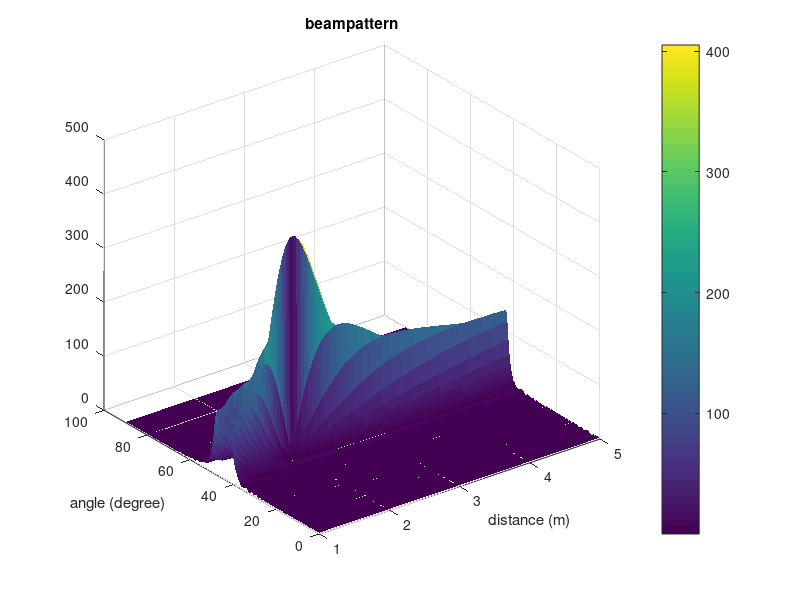
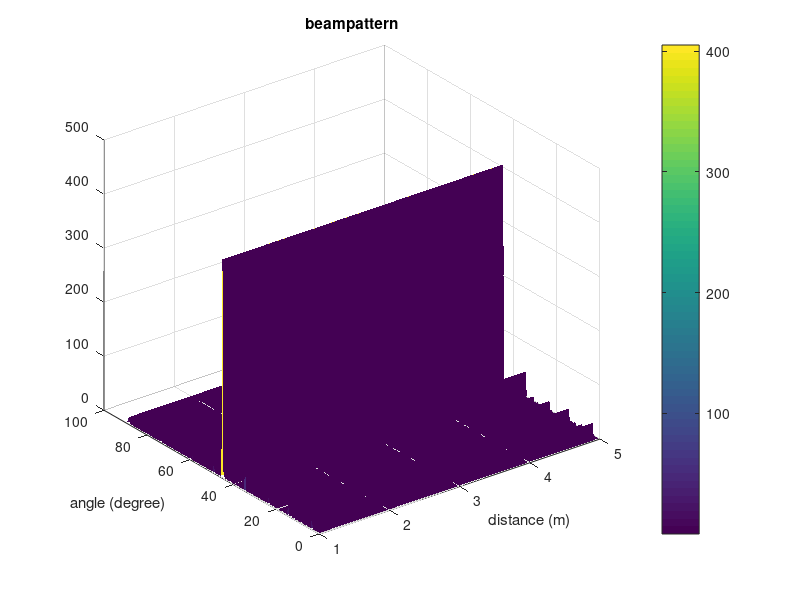
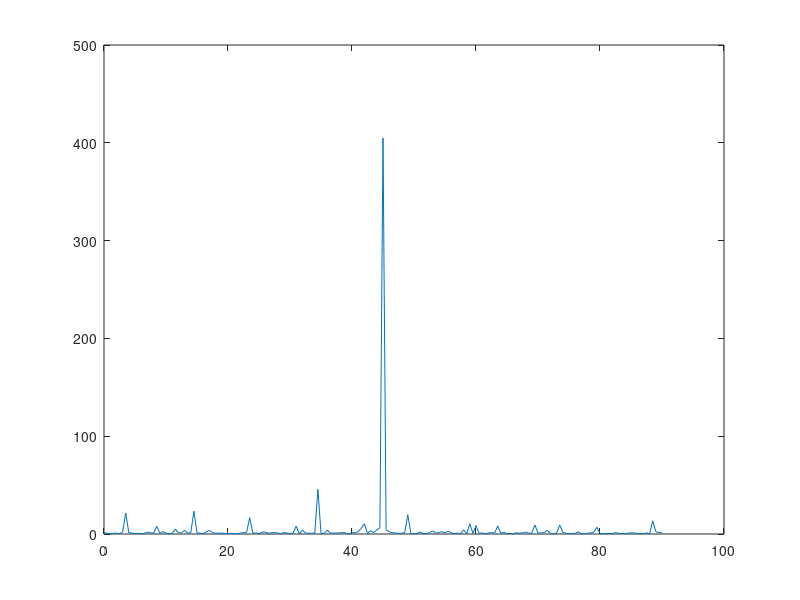

Write the MATLAB code that produced these figures, in order.
%reference : Near-Field Integrated Sensing and Communications
%data:2023/8/21
%author:jifa zhang
%conclusion: beamforming focusing 


clc,clear;
close all;
N = 405;% antenna number
D = 0.5;% antenna aperture
d = D / (N-1);% element distance
lambda = 3*10^(-3);% waveform length
r_t = 2;%distance between antenna and target
theta_t = 45;%degree of target

r = 1:0.05:5; % distance region
theta = 0:0.5:90;% angle region
n = -(N-1)/2:(N-1)/2;% element index
P = zeros(length(r),length(theta));% power distribution function
rn = sqrt(r_t^2+(n.^2*d^2)-2.*r_t.*n.*d*cosd(theta_t));
w = exp(-1i*2*pi/lambda*(rn-r_t)).';% predefined beamforming vector
[R,Theta] = meshgrid(r,theta); % x and y -axis grids

% calculate the power distribution
for ii=1:length(r)
    
    for kk=1:length(theta)

        rn = sqrt(r(ii)^2+(n.^2*d^2)-2.*r(ii).*n.*d*cosd(theta(kk)));
        steering = exp(-1i*2*pi/lambda*(rn-r(ii))).';
        P(ii,kk) = abs(w'*steering);
    
    
    end
end
% figure
% mesh(P)

% plot
figure
surf(R,Theta,P')
xlabel('distance (m)')
ylabel('angle (degree)')
title('beampattern')
colormap default
shading flat     % 各小曲面之间不要网格
colorbar

%% far field
% P1 = zeros(size(P));
w1 = exp(1i*2*pi/lambda*n'*cosd(theta_t));
A = exp(1i*2*pi/lambda*n'*cosd(theta));
P1_temp = abs(w1'*A);
P1 = repmat(P1_temp,length(r),1);
figure
surf(R,Theta,P1')
xlabel('distance (m)')
ylabel('angle (degree)')
title('beampattern')
colormap default
shading flat     % 各小曲面之间不要网格
colorbar
figure
plot(theta,P1_temp)
